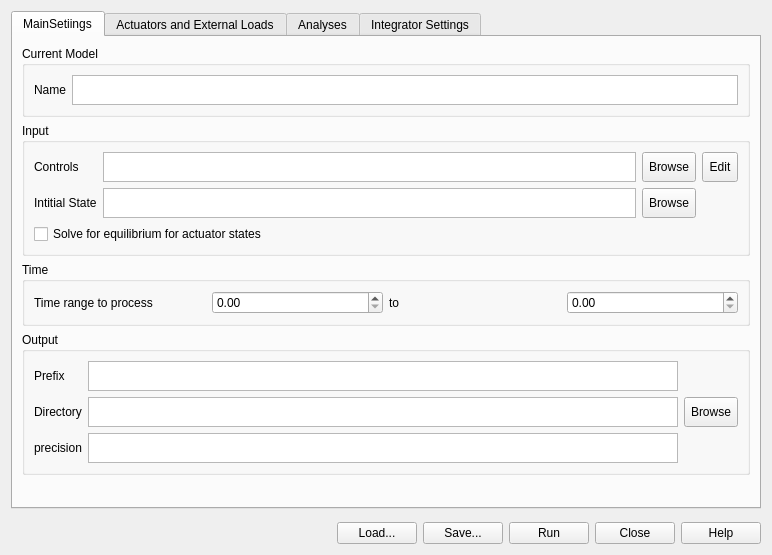
<?xml version="1.0" encoding="UTF-8"?>
<ui version="4.0">
 <class>vsForwardDynamicsToolUI</class>
 <widget class="QWidget" name="vsForwardDynamicsToolUI">
  <property name="geometry">
   <rect>
    <x>0</x>
    <y>0</y>
    <width>772</width>
    <height>555</height>
   </rect>
  </property>
  <property name="windowTitle">
   <string>Forward Dynamics Tool</string>
  </property>
  <layout class="QVBoxLayout" name="verticalLayout">
   <item>
    <widget class="QTabWidget" name="tabWidget">
     <property name="currentIndex">
      <number>0</number>
     </property>
     <widget class="QWidget" name="Actuators_and_External_Loads">
      <attribute name="title">
       <string>MainSetiings</string>
      </attribute>
      <layout class="QVBoxLayout" name="verticalLayout_2">
       <item>
        <widget class="QGroupBox" name="groupBox">
         <property name="title">
          <string>Current Model</string>
         </property>
         <layout class="QGridLayout" name="gridLayout">
          <item row="0" column="0">
           <widget class="QLabel" name="label">
            <property name="sizePolicy">
             <sizepolicy hsizetype="Preferred" vsizetype="Maximum">
              <horstretch>0</horstretch>
              <verstretch>0</verstretch>
             </sizepolicy>
            </property>
            <property name="maximumSize">
             <size>
              <width>16777215</width>
              <height>30</height>
             </size>
            </property>
            <property name="text">
             <string>Name</string>
            </property>
           </widget>
          </item>
          <item row="0" column="1">
           <widget class="QPlainTextEdit" name="ModelNameTE">
            <property name="sizePolicy">
             <sizepolicy hsizetype="Expanding" vsizetype="Maximum">
              <horstretch>0</horstretch>
              <verstretch>0</verstretch>
             </sizepolicy>
            </property>
            <property name="maximumSize">
             <size>
              <width>16777215</width>
              <height>30</height>
             </size>
            </property>
            <property name="verticalScrollBarPolicy">
             <enum>Qt::ScrollBarAlwaysOff</enum>
            </property>
            <property name="lineWrapMode">
             <enum>QPlainTextEdit::NoWrap</enum>
            </property>
           </widget>
          </item>
         </layout>
        </widget>
       </item>
       <item>
        <widget class="QGroupBox" name="groupBox_2">
         <property name="title">
          <string>Input</string>
         </property>
         <layout class="QGridLayout" name="gridLayout_2">
          <item row="0" column="2">
           <widget class="QToolButton" name="ControlsBrowseTB">
            <property name="sizePolicy">
             <sizepolicy hsizetype="Fixed" vsizetype="Maximum">
              <horstretch>0</horstretch>
              <verstretch>0</verstretch>
             </sizepolicy>
            </property>
            <property name="maximumSize">
             <size>
              <width>16777215</width>
              <height>30</height>
             </size>
            </property>
            <property name="text">
             <string>Browse</string>
            </property>
           </widget>
          </item>
          <item row="0" column="3">
           <widget class="QToolButton" name="toolButton_2">
            <property name="sizePolicy">
             <sizepolicy hsizetype="Fixed" vsizetype="Maximum">
              <horstretch>0</horstretch>
              <verstretch>0</verstretch>
             </sizepolicy>
            </property>
            <property name="maximumSize">
             <size>
              <width>16777215</width>
              <height>30</height>
             </size>
            </property>
            <property name="text">
             <string>Edit</string>
            </property>
           </widget>
          </item>
          <item row="0" column="0">
           <widget class="QLabel" name="label_2">
            <property name="sizePolicy">
             <sizepolicy hsizetype="Preferred" vsizetype="Maximum">
              <horstretch>0</horstretch>
              <verstretch>0</verstretch>
             </sizepolicy>
            </property>
            <property name="maximumSize">
             <size>
              <width>16777215</width>
              <height>30</height>
             </size>
            </property>
            <property name="text">
             <string>Controls</string>
            </property>
           </widget>
          </item>
          <item row="0" column="1">
           <widget class="QPlainTextEdit" name="ControlsTE">
            <property name="sizePolicy">
             <sizepolicy hsizetype="Expanding" vsizetype="Maximum">
              <horstretch>0</horstretch>
              <verstretch>0</verstretch>
             </sizepolicy>
            </property>
            <property name="maximumSize">
             <size>
              <width>16777215</width>
              <height>30</height>
             </size>
            </property>
            <property name="verticalScrollBarPolicy">
             <enum>Qt::ScrollBarAlwaysOff</enum>
            </property>
            <property name="horizontalScrollBarPolicy">
             <enum>Qt::ScrollBarAlwaysOff</enum>
            </property>
            <property name="lineWrapMode">
             <enum>QPlainTextEdit::NoWrap</enum>
            </property>
           </widget>
          </item>
          <item row="1" column="1">
           <widget class="QPlainTextEdit" name="InitialStateTE">
            <property name="sizePolicy">
             <sizepolicy hsizetype="Expanding" vsizetype="Maximum">
              <horstretch>0</horstretch>
              <verstretch>0</verstretch>
             </sizepolicy>
            </property>
            <property name="maximumSize">
             <size>
              <width>16777215</width>
              <height>30</height>
             </size>
            </property>
            <property name="verticalScrollBarPolicy">
             <enum>Qt::ScrollBarAlwaysOff</enum>
            </property>
            <property name="horizontalScrollBarPolicy">
             <enum>Qt::ScrollBarAlwaysOff</enum>
            </property>
            <property name="lineWrapMode">
             <enum>QPlainTextEdit::NoWrap</enum>
            </property>
           </widget>
          </item>
          <item row="1" column="2">
           <widget class="QToolButton" name="InitialStateTB">
            <property name="sizePolicy">
             <sizepolicy hsizetype="Fixed" vsizetype="Maximum">
              <horstretch>0</horstretch>
              <verstretch>0</verstretch>
             </sizepolicy>
            </property>
            <property name="maximumSize">
             <size>
              <width>16777215</width>
              <height>30</height>
             </size>
            </property>
            <property name="text">
             <string>Browse</string>
            </property>
           </widget>
          </item>
          <item row="1" column="0">
           <widget class="QLabel" name="label_3">
            <property name="sizePolicy">
             <sizepolicy hsizetype="Preferred" vsizetype="Maximum">
              <horstretch>0</horstretch>
              <verstretch>0</verstretch>
             </sizepolicy>
            </property>
            <property name="maximumSize">
             <size>
              <width>16777215</width>
              <height>30</height>
             </size>
            </property>
            <property name="text">
             <string>Intitial State</string>
            </property>
           </widget>
          </item>
          <item row="2" column="0" colspan="2">
           <widget class="QCheckBox" name="checkBox">
            <property name="text">
             <string>Solve for equilibrium for actuator states</string>
            </property>
           </widget>
          </item>
         </layout>
        </widget>
       </item>
       <item>
        <widget class="QGroupBox" name="groupBox_3">
         <property name="title">
          <string>Time</string>
         </property>
         <layout class="QGridLayout" name="gridLayout_3">
          <item row="0" column="0">
           <widget class="QLabel" name="label_4">
            <property name="sizePolicy">
             <sizepolicy hsizetype="Preferred" vsizetype="Maximum">
              <horstretch>0</horstretch>
              <verstretch>0</verstretch>
             </sizepolicy>
            </property>
            <property name="maximumSize">
             <size>
              <width>16777215</width>
              <height>30</height>
             </size>
            </property>
            <property name="text">
             <string>Time range to process</string>
            </property>
           </widget>
          </item>
          <item row="0" column="1">
           <widget class="QDoubleSpinBox" name="InitialTime">
            <property name="sizePolicy">
             <sizepolicy hsizetype="Minimum" vsizetype="Maximum">
              <horstretch>0</horstretch>
              <verstretch>0</verstretch>
             </sizepolicy>
            </property>
            <property name="maximumSize">
             <size>
              <width>16777215</width>
              <height>30</height>
             </size>
            </property>
           </widget>
          </item>
          <item row="0" column="2">
           <widget class="QLabel" name="label_8">
            <property name="sizePolicy">
             <sizepolicy hsizetype="Preferred" vsizetype="Maximum">
              <horstretch>0</horstretch>
              <verstretch>0</verstretch>
             </sizepolicy>
            </property>
            <property name="maximumSize">
             <size>
              <width>16777215</width>
              <height>30</height>
             </size>
            </property>
            <property name="text">
             <string>to</string>
            </property>
           </widget>
          </item>
          <item row="0" column="3">
           <widget class="QDoubleSpinBox" name="FinalTimeRange">
            <property name="sizePolicy">
             <sizepolicy hsizetype="Minimum" vsizetype="Maximum">
              <horstretch>0</horstretch>
              <verstretch>0</verstretch>
             </sizepolicy>
            </property>
            <property name="maximumSize">
             <size>
              <width>16777215</width>
              <height>30</height>
             </size>
            </property>
           </widget>
          </item>
         </layout>
        </widget>
       </item>
       <item>
        <widget class="QGroupBox" name="groupBox_4">
         <property name="title">
          <string>Output</string>
         </property>
         <layout class="QGridLayout" name="gridLayout_4">
          <item row="2" column="0">
           <widget class="QLabel" name="label_7">
            <property name="sizePolicy">
             <sizepolicy hsizetype="Preferred" vsizetype="Maximum">
              <horstretch>0</horstretch>
              <verstretch>0</verstretch>
             </sizepolicy>
            </property>
            <property name="maximumSize">
             <size>
              <width>16777215</width>
              <height>30</height>
             </size>
            </property>
            <property name="text">
             <string>precision</string>
            </property>
           </widget>
          </item>
          <item row="1" column="0">
           <widget class="QLabel" name="label_6">
            <property name="sizePolicy">
             <sizepolicy hsizetype="Preferred" vsizetype="Maximum">
              <horstretch>0</horstretch>
              <verstretch>0</verstretch>
             </sizepolicy>
            </property>
            <property name="maximumSize">
             <size>
              <width>16777215</width>
              <height>30</height>
             </size>
            </property>
            <property name="text">
             <string>Directory</string>
            </property>
           </widget>
          </item>
          <item row="2" column="1">
           <widget class="QPlainTextEdit" name="PrecisionTE">
            <property name="sizePolicy">
             <sizepolicy hsizetype="Expanding" vsizetype="Maximum">
              <horstretch>0</horstretch>
              <verstretch>0</verstretch>
             </sizepolicy>
            </property>
            <property name="maximumSize">
             <size>
              <width>16777215</width>
              <height>30</height>
             </size>
            </property>
            <property name="verticalScrollBarPolicy">
             <enum>Qt::ScrollBarAlwaysOff</enum>
            </property>
            <property name="horizontalScrollBarPolicy">
             <enum>Qt::ScrollBarAlwaysOff</enum>
            </property>
            <property name="lineWrapMode">
             <enum>QPlainTextEdit::NoWrap</enum>
            </property>
           </widget>
          </item>
          <item row="1" column="2">
           <widget class="QToolButton" name="DirectoryBrowsefile">
            <property name="sizePolicy">
             <sizepolicy hsizetype="Fixed" vsizetype="Maximum">
              <horstretch>0</horstretch>
              <verstretch>0</verstretch>
             </sizepolicy>
            </property>
            <property name="maximumSize">
             <size>
              <width>16777215</width>
              <height>30</height>
             </size>
            </property>
            <property name="text">
             <string>Browse</string>
            </property>
           </widget>
          </item>
          <item row="0" column="1">
           <widget class="QPlainTextEdit" name="PrefixTE">
            <property name="sizePolicy">
             <sizepolicy hsizetype="Expanding" vsizetype="Maximum">
              <horstretch>0</horstretch>
              <verstretch>0</verstretch>
             </sizepolicy>
            </property>
            <property name="maximumSize">
             <size>
              <width>16777215</width>
              <height>30</height>
             </size>
            </property>
            <property name="verticalScrollBarPolicy">
             <enum>Qt::ScrollBarAlwaysOff</enum>
            </property>
            <property name="horizontalScrollBarPolicy">
             <enum>Qt::ScrollBarAlwaysOff</enum>
            </property>
            <property name="lineWrapMode">
             <enum>QPlainTextEdit::NoWrap</enum>
            </property>
           </widget>
          </item>
          <item row="1" column="1">
           <widget class="QPlainTextEdit" name="DirectoryTE">
            <property name="sizePolicy">
             <sizepolicy hsizetype="Expanding" vsizetype="Maximum">
              <horstretch>0</horstretch>
              <verstretch>0</verstretch>
             </sizepolicy>
            </property>
            <property name="maximumSize">
             <size>
              <width>16777215</width>
              <height>30</height>
             </size>
            </property>
            <property name="verticalScrollBarPolicy">
             <enum>Qt::ScrollBarAlwaysOff</enum>
            </property>
            <property name="horizontalScrollBarPolicy">
             <enum>Qt::ScrollBarAlwaysOff</enum>
            </property>
            <property name="lineWrapMode">
             <enum>QPlainTextEdit::NoWrap</enum>
            </property>
           </widget>
          </item>
          <item row="0" column="0">
           <widget class="QLabel" name="label_5">
            <property name="sizePolicy">
             <sizepolicy hsizetype="Preferred" vsizetype="Maximum">
              <horstretch>0</horstretch>
              <verstretch>0</verstretch>
             </sizepolicy>
            </property>
            <property name="maximumSize">
             <size>
              <width>16777215</width>
              <height>30</height>
             </size>
            </property>
            <property name="text">
             <string>Prefix</string>
            </property>
           </widget>
          </item>
         </layout>
        </widget>
       </item>
       <item>
        <spacer name="verticalSpacer">
         <property name="orientation">
          <enum>Qt::Vertical</enum>
         </property>
         <property name="sizeHint" stdset="0">
          <size>
           <width>20</width>
           <height>40</height>
          </size>
         </property>
        </spacer>
       </item>
      </layout>
     </widget>
     <widget class="QWidget" name="Main_Settings">
      <attribute name="title">
       <string>Actuators and External Loads</string>
      </attribute>
      <layout class="QGridLayout" name="gridLayout_5">
       <item row="1" column="0">
        <widget class="QGroupBox" name="ExternalLoadsCB">
         <property name="title">
          <string>External Loads</string>
         </property>
         <property name="checkable">
          <bool>true</bool>
         </property>
         <property name="checked">
          <bool>false</bool>
         </property>
         <layout class="QGridLayout" name="gridLayout_7">
          <item row="1" column="1">
           <widget class="QPlainTextEdit" name="ExternalLoadsSpecificationFileTE">
            <property name="sizePolicy">
             <sizepolicy hsizetype="Expanding" vsizetype="Maximum">
              <horstretch>0</horstretch>
              <verstretch>0</verstretch>
             </sizepolicy>
            </property>
            <property name="maximumSize">
             <size>
              <width>16777215</width>
              <height>30</height>
             </size>
            </property>
            <property name="verticalScrollBarPolicy">
             <enum>Qt::ScrollBarAlwaysOn</enum>
            </property>
            <property name="horizontalScrollBarPolicy">
             <enum>Qt::ScrollBarAlwaysOff</enum>
            </property>
            <property name="lineWrapMode">
             <enum>QPlainTextEdit::NoWrap</enum>
            </property>
           </widget>
          </item>
          <item row="1" column="3">
           <widget class="QToolButton" name="ExternalLoadsSpecificationFileEditTB">
            <property name="sizePolicy">
             <sizepolicy hsizetype="Fixed" vsizetype="Maximum">
              <horstretch>0</horstretch>
              <verstretch>0</verstretch>
             </sizepolicy>
            </property>
            <property name="maximumSize">
             <size>
              <width>16777215</width>
              <height>30</height>
             </size>
            </property>
            <property name="text">
             <string>Edit</string>
            </property>
           </widget>
          </item>
          <item row="1" column="2">
           <widget class="QToolButton" name="ExternalLoadsSpecificationFileBrowseTB">
            <property name="sizePolicy">
             <sizepolicy hsizetype="Fixed" vsizetype="Maximum">
              <horstretch>0</horstretch>
              <verstretch>0</verstretch>
             </sizepolicy>
            </property>
            <property name="maximumSize">
             <size>
              <width>16777215</width>
              <height>30</height>
             </size>
            </property>
            <property name="text">
             <string>Browse</string>
            </property>
           </widget>
          </item>
          <item row="1" column="0">
           <widget class="QLabel" name="label_14">
            <property name="text">
             <string>External loads specification file</string>
            </property>
           </widget>
          </item>
         </layout>
        </widget>
       </item>
       <item row="0" column="0">
        <widget class="QGroupBox" name="groupBox_5">
         <property name="title">
          <string>Actuators</string>
         </property>
         <layout class="QGridLayout" name="gridLayout_6">
          <item row="0" column="0">
           <widget class="QLabel" name="label_9">
            <property name="sizePolicy">
             <sizepolicy hsizetype="Preferred" vsizetype="Maximum">
              <horstretch>0</horstretch>
              <verstretch>0</verstretch>
             </sizepolicy>
            </property>
            <property name="maximumSize">
             <size>
              <width>16777215</width>
              <height>30</height>
             </size>
            </property>
            <property name="text">
             <string>Additional force set files</string>
            </property>
           </widget>
          </item>
          <item row="0" column="1">
           <widget class="QPlainTextEdit" name="AdditionalForceSetFilesTE">
            <property name="sizePolicy">
             <sizepolicy hsizetype="Expanding" vsizetype="Maximum">
              <horstretch>0</horstretch>
              <verstretch>0</verstretch>
             </sizepolicy>
            </property>
            <property name="maximumSize">
             <size>
              <width>16777215</width>
              <height>30</height>
             </size>
            </property>
            <property name="verticalScrollBarPolicy">
             <enum>Qt::ScrollBarAlwaysOn</enum>
            </property>
            <property name="horizontalScrollBarPolicy">
             <enum>Qt::ScrollBarAlwaysOff</enum>
            </property>
            <property name="lineWrapMode">
             <enum>QPlainTextEdit::NoWrap</enum>
            </property>
           </widget>
          </item>
          <item row="0" column="2">
           <widget class="QToolButton" name="AdditionalForceSetFilesEditTB">
            <property name="sizePolicy">
             <sizepolicy hsizetype="Fixed" vsizetype="Maximum">
              <horstretch>0</horstretch>
              <verstretch>0</verstretch>
             </sizepolicy>
            </property>
            <property name="maximumSize">
             <size>
              <width>16777215</width>
              <height>30</height>
             </size>
            </property>
            <property name="text">
             <string>Edit</string>
            </property>
           </widget>
          </item>
          <item row="1" column="0" colspan="2">
           <widget class="QRadioButton" name="AppliedToModelsForceSetRB">
            <property name="sizePolicy">
             <sizepolicy hsizetype="Minimum" vsizetype="Maximum">
              <horstretch>0</horstretch>
              <verstretch>0</verstretch>
             </sizepolicy>
            </property>
            <property name="maximumSize">
             <size>
              <width>16777215</width>
              <height>30</height>
             </size>
            </property>
            <property name="text">
             <string>Append to model's force set</string>
            </property>
           </widget>
          </item>
          <item row="2" column="0" colspan="2">
           <widget class="QRadioButton" name="ReplaceModelsForceSetRB">
            <property name="sizePolicy">
             <sizepolicy hsizetype="Minimum" vsizetype="Maximum">
              <horstretch>0</horstretch>
              <verstretch>0</verstretch>
             </sizepolicy>
            </property>
            <property name="maximumSize">
             <size>
              <width>16777215</width>
              <height>30</height>
             </size>
            </property>
            <property name="text">
             <string>Replace model's force set</string>
            </property>
           </widget>
          </item>
         </layout>
        </widget>
       </item>
       <item row="2" column="0">
        <spacer name="verticalSpacer_2">
         <property name="orientation">
          <enum>Qt::Vertical</enum>
         </property>
         <property name="sizeHint" stdset="0">
          <size>
           <width>20</width>
           <height>40</height>
          </size>
         </property>
        </spacer>
       </item>
      </layout>
     </widget>
     <widget class="QWidget" name="tab_3">
      <attribute name="title">
       <string>Analyses</string>
      </attribute>
      <layout class="QGridLayout" name="gridLayout_8">
       <item row="0" column="0">
        <layout class="QVBoxLayout" name="verticalLayout_3">
         <item>
          <widget class="QTableWidget" name="AnalysesTable"/>
         </item>
        </layout>
       </item>
       <item row="1" column="0">
        <layout class="QHBoxLayout" name="horizontalLayout_3">
         <item>
          <widget class="QPushButton" name="AddBTN">
           <property name="text">
            <string>Add</string>
           </property>
          </widget>
         </item>
         <item>
          <widget class="QPushButton" name="EditBTN">
           <property name="text">
            <string>Edit</string>
           </property>
          </widget>
         </item>
         <item>
          <widget class="QPushButton" name="DeleteBTN">
           <property name="text">
            <string>Delete</string>
           </property>
          </widget>
         </item>
         <item>
          <spacer name="horizontalSpacer_2">
           <property name="orientation">
            <enum>Qt::Horizontal</enum>
           </property>
           <property name="sizeHint" stdset="0">
            <size>
             <width>40</width>
             <height>20</height>
            </size>
           </property>
          </spacer>
         </item>
        </layout>
       </item>
      </layout>
     </widget>
     <widget class="QWidget" name="tab_4">
      <attribute name="title">
       <string>Integrator Settings</string>
      </attribute>
      <layout class="QGridLayout" name="gridLayout_10">
       <item row="0" column="0">
        <widget class="QGroupBox" name="groupBox_7">
         <property name="title">
          <string>Integrator Settings</string>
         </property>
         <layout class="QGridLayout" name="gridLayout_9">
          <item row="0" column="0">
           <widget class="QLabel" name="label_10">
            <property name="sizePolicy">
             <sizepolicy hsizetype="Preferred" vsizetype="Maximum">
              <horstretch>0</horstretch>
              <verstretch>0</verstretch>
             </sizepolicy>
            </property>
            <property name="maximumSize">
             <size>
              <width>16777215</width>
              <height>30</height>
             </size>
            </property>
            <property name="text">
             <string>Maximum number of steps</string>
            </property>
           </widget>
          </item>
          <item row="2" column="1">
           <spacer name="horizontalSpacer_4">
            <property name="orientation">
             <enum>Qt::Horizontal</enum>
            </property>
            <property name="sizeHint" stdset="0">
             <size>
              <width>40</width>
              <height>20</height>
             </size>
            </property>
           </spacer>
          </item>
          <item row="3" column="2">
           <widget class="QLineEdit" name="IntegratorErrorToleranceTE">
            <property name="sizePolicy">
             <sizepolicy hsizetype="Expanding" vsizetype="Maximum">
              <horstretch>0</horstretch>
              <verstretch>0</verstretch>
             </sizepolicy>
            </property>
            <property name="maximumSize">
             <size>
              <width>150</width>
              <height>30</height>
             </size>
            </property>
           </widget>
          </item>
          <item row="4" column="0">
           <spacer name="verticalSpacer_3">
            <property name="orientation">
             <enum>Qt::Vertical</enum>
            </property>
            <property name="sizeHint" stdset="0">
             <size>
              <width>20</width>
              <height>40</height>
             </size>
            </property>
           </spacer>
          </item>
          <item row="2" column="2">
           <widget class="QLineEdit" name="MinimumStepSizeTE">
            <property name="sizePolicy">
             <sizepolicy hsizetype="Expanding" vsizetype="Maximum">
              <horstretch>0</horstretch>
              <verstretch>0</verstretch>
             </sizepolicy>
            </property>
            <property name="maximumSize">
             <size>
              <width>150</width>
              <height>30</height>
             </size>
            </property>
           </widget>
          </item>
          <item row="2" column="0">
           <widget class="QLabel" name="label_12">
            <property name="sizePolicy">
             <sizepolicy hsizetype="Preferred" vsizetype="Maximum">
              <horstretch>0</horstretch>
              <verstretch>0</verstretch>
             </sizepolicy>
            </property>
            <property name="maximumSize">
             <size>
              <width>16777215</width>
              <height>30</height>
             </size>
            </property>
            <property name="text">
             <string>Minimum step size</string>
            </property>
           </widget>
          </item>
          <item row="2" column="3">
           <spacer name="horizontalSpacer_3">
            <property name="orientation">
             <enum>Qt::Horizontal</enum>
            </property>
            <property name="sizeHint" stdset="0">
             <size>
              <width>40</width>
              <height>20</height>
             </size>
            </property>
           </spacer>
          </item>
          <item row="3" column="0">
           <widget class="QLabel" name="label_13">
            <property name="sizePolicy">
             <sizepolicy hsizetype="Preferred" vsizetype="Maximum">
              <horstretch>0</horstretch>
              <verstretch>0</verstretch>
             </sizepolicy>
            </property>
            <property name="maximumSize">
             <size>
              <width>16777215</width>
              <height>30</height>
             </size>
            </property>
            <property name="text">
             <string>Integrator error tolerance</string>
            </property>
           </widget>
          </item>
          <item row="1" column="2">
           <widget class="QLineEdit" name="MaximumumStepSizeTE">
            <property name="sizePolicy">
             <sizepolicy hsizetype="Expanding" vsizetype="Maximum">
              <horstretch>0</horstretch>
              <verstretch>0</verstretch>
             </sizepolicy>
            </property>
            <property name="maximumSize">
             <size>
              <width>150</width>
              <height>30</height>
             </size>
            </property>
           </widget>
          </item>
          <item row="1" column="0">
           <widget class="QLabel" name="label_11">
            <property name="sizePolicy">
             <sizepolicy hsizetype="Preferred" vsizetype="Maximum">
              <horstretch>0</horstretch>
              <verstretch>0</verstretch>
             </sizepolicy>
            </property>
            <property name="maximumSize">
             <size>
              <width>16777215</width>
              <height>30</height>
             </size>
            </property>
            <property name="text">
             <string>Maximum step size</string>
            </property>
           </widget>
          </item>
          <item row="0" column="2">
           <widget class="QLineEdit" name="MaximumNumberOfStepsTE">
            <property name="sizePolicy">
             <sizepolicy hsizetype="Expanding" vsizetype="Maximum">
              <horstretch>0</horstretch>
              <verstretch>0</verstretch>
             </sizepolicy>
            </property>
            <property name="maximumSize">
             <size>
              <width>150</width>
              <height>30</height>
             </size>
            </property>
           </widget>
          </item>
         </layout>
        </widget>
       </item>
       <item row="1" column="0">
        <spacer name="verticalSpacer_4">
         <property name="orientation">
          <enum>Qt::Vertical</enum>
         </property>
         <property name="sizeHint" stdset="0">
          <size>
           <width>20</width>
           <height>40</height>
          </size>
         </property>
        </spacer>
       </item>
      </layout>
     </widget>
    </widget>
   </item>
   <item>
    <layout class="QHBoxLayout" name="horizontalLayout">
     <property name="topMargin">
      <number>7</number>
     </property>
     <item>
      <spacer name="horizontalSpacer">
       <property name="orientation">
        <enum>Qt::Horizontal</enum>
       </property>
       <property name="sizeHint" stdset="0">
        <size>
         <width>40</width>
         <height>20</height>
        </size>
       </property>
      </spacer>
     </item>
     <item>
      <widget class="QPushButton" name="LoadBTN">
       <property name="text">
        <string>Load...</string>
       </property>
      </widget>
     </item>
     <item>
      <widget class="QPushButton" name="SaveBTN">
       <property name="text">
        <string>Save...</string>
       </property>
      </widget>
     </item>
     <item>
      <widget class="QPushButton" name="RunBTN">
       <property name="text">
        <string>Run</string>
       </property>
      </widget>
     </item>
     <item>
      <widget class="QPushButton" name="CloseBTN">
       <property name="text">
        <string>Close</string>
       </property>
      </widget>
     </item>
     <item>
      <widget class="QPushButton" name="HelpBTN">
       <property name="text">
        <string>Help</string>
       </property>
      </widget>
     </item>
    </layout>
   </item>
  </layout>
 </widget>
 <resources/>
 <connections/>
</ui>
